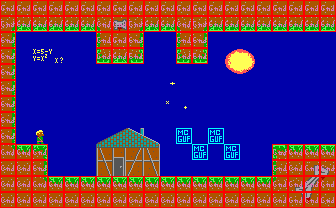

Tiled map render using the project's own tile images. Description and the whole map definition, tile-layer contents included, below:
An orthogonal 21x13 tile map with 16x16 px tiles, 2 tile layers (bg, col), 2 tilesets and 1 object (text).

<map version="1.10" tiledversion="1.11.0" orientation="orthogonal" renderorder="right-down" width="21" height="13" tilewidth="16" tileheight="16" infinite="0" nextlayerid="4" nextobjectid="13">
 <properties>
  <property name="music" type="int" value="10" />
 </properties>
 <tileset firstgid="1" source="tileset4.tsx" />
 <tileset firstgid="241" source="obj.tsx" />
 <layer id="1" name="bg" width="21" height="13">
  <data encoding="csv">
123,123,123,123,123,123,123,123,123,123,123,123,123,123,123,123,123,123,123,123,123,
162,183,183,183,183,183,163,125,162,183,183,163,162,183,183,183,183,183,183,183,183,
104,45,45,45,45,45,102,123,104,45,45,102,104,45,45,45,45,45,45,45,45,
104,45,6,7,45,45,182,183,184,45,45,182,184,45,1,2,45,45,45,45,45,
104,45,45,45,45,45,45,45,45,45,45,45,45,45,21,22,45,45,45,45,45,
104,45,45,45,45,45,45,45,45,45,3,4,45,45,45,45,45,45,45,45,45,
104,45,45,45,45,45,45,45,45,45,23,24,45,45,45,45,45,45,45,45,45,
104,45,45,45,45,45,45,45,45,45,45,45,45,45,45,45,45,45,45,45,45,
104,45,85,45,45,45,11,12,13,14,45,45,45,45,45,45,45,45,45,45,45,
124,83,84,45,45,45,31,32,33,34,45,45,45,45,45,45,45,82,83,83,83,
103,103,104,45,45,45,51,52,53,54,45,45,45,45,45,45,45,102,103,126,127,
103,103,124,83,83,83,83,83,83,83,83,83,83,83,83,83,83,122,145,146,147,
103,103,103,103,103,103,103,103,103,103,103,103,103,103,103,103,103,103,165,166,167
</data>
 </layer>
 <layer id="2" name="col" width="21" height="13">
  <data encoding="csv">
242,242,242,242,242,242,242,242,242,242,242,242,242,242,242,242,242,242,242,242,242,
242,242,242,242,242,242,242,242,242,242,242,242,242,242,242,242,242,242,242,242,242,
242,241,241,241,241,241,242,242,242,241,241,242,242,241,241,241,241,241,241,241,241,
242,241,241,241,241,241,242,242,242,241,241,242,242,241,241,241,241,241,241,241,241,
242,241,241,241,241,241,241,241,241,241,241,241,241,241,241,241,241,241,241,241,241,
242,241,241,241,241,241,241,241,241,241,241,241,241,241,241,241,241,241,241,241,241,
242,241,241,241,241,241,241,241,241,241,241,241,241,241,241,241,241,241,241,241,241,
242,241,241,241,241,241,241,241,241,241,241,241,241,241,241,241,241,241,241,241,241,
242,241,241,241,241,241,241,241,241,241,241,247,241,247,241,241,241,241,241,241,241,
242,242,242,241,241,241,241,241,241,241,241,241,247,241,247,241,241,242,242,242,242,
242,242,242,241,241,241,241,241,241,241,241,241,241,241,241,241,241,242,242,242,242,
242,242,242,242,242,242,242,242,242,242,242,242,242,242,242,242,242,242,242,242,242,
242,242,242,242,242,242,242,242,242,242,242,242,242,242,242,242,242,242,242,242,242
</data>
 </layer>
 <objectgroup id="3" name="obj">
  <properties>
   <property name="string_id" type="int" value="41" />
  </properties>
  <object id="12" name="Hidden Text" type="text" x="33.0491" y="99.4232" width="107.096" height="25.4176">
   <properties>
    <property name="string_id" type="int" value="41" />
   </properties>
  </object>
 </objectgroup>
</map>
